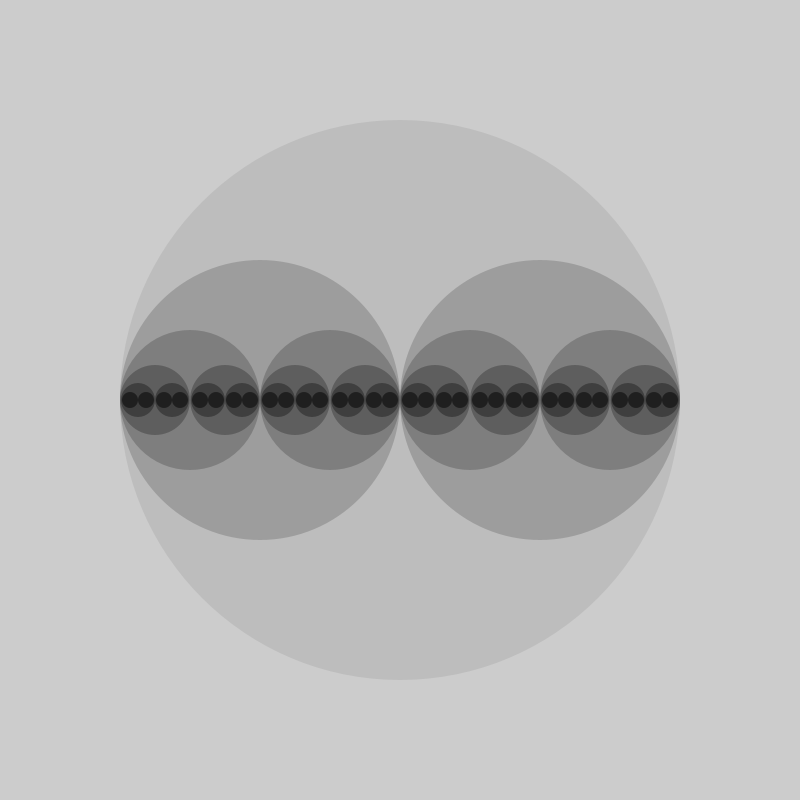
Frame 1 (no input)
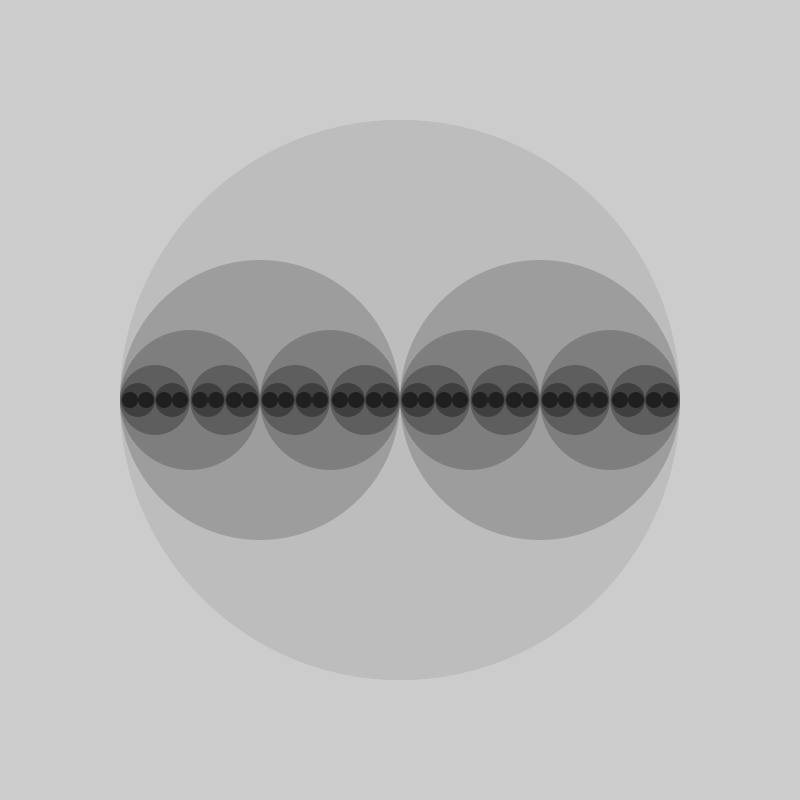
Frame 2 (the mouse pressed at the canvas centre, redrawn once)

The Processing sketch that drew these frames (run headless with seeded random() and noise(); the mouse was pressed at the canvas centre and the sketch redrawn once):

// Processing sketch: Circles_in_Circles
// ── Circles_in_Circles.pde
void setup() {
  size(800, 800);
  noStroke();
  noLoop();
}


void drawCircle(int x, int radius, int level) {
  float pingPong =126 * level/4.0;
  fill(pingPong);
  ellipse(x, height/2, radius*2, radius*2);
  if (level>1) {
    level-=1;
    drawCircle(x-radius/2, radius/2, level);
    drawCircle(x+radius/2, radius/2, level);
  }
}
void draw(){
drawCircle(width/2, 280,6);
}
